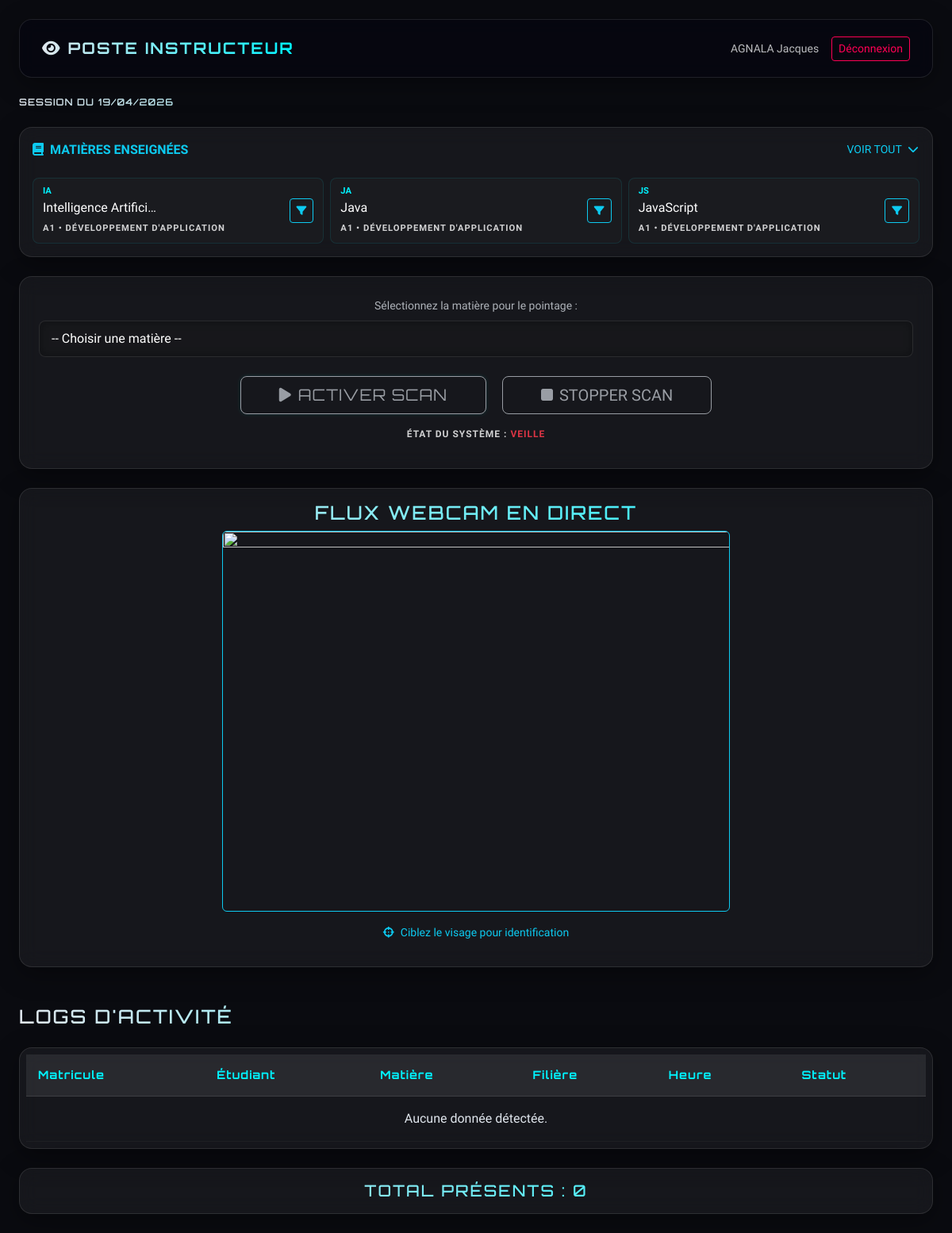
The app's page /dashboard/instructeur/ (signed in) with its own data.
### core/models.py (models this page shows, shortened)
class Utilisateur(AbstractUser):
    ROLE_CHOICES = [
        ('instructeur', 'Instructeur'),  # Ancien: Surveillant
        ('responsable_filiere', 'Responsable de Filière'),  # Ancien: Proviseur
        ('administrateur', 'Administrateur'),
    ]
    nom = models.CharField(max_length=100)
    prenom = models.CharField(max_length=100)
    email = models.EmailField(unique=True)
    role = models.CharField(max_length=30, choices=ROLE_CHOICES, default='instructeur')
    filieres = models.ManyToManyField('attendance.Filiere', blank=True, related_name='utilisateurs')
    date_embauche = models.DateField(default=timezone.now)
    actif = models.BooleanField(default=True)
    class Meta:
        ordering = ['nom', 'prenom']

### attendance/models.py (models this page shows, shortened)
class Matiere(models.Model):
    nom = models.CharField(max_length=150)
    code = models.CharField(max_length=30, unique=True)  # "INFO101", "MATH201"
    description = models.TextField(blank=True)
    filieres = models.ManyToManyField(Filiere, related_name='matieres')
    annee = models.ForeignKey(Annee, on_delete=models.CASCADE, related_name='matieres')
    groupe = models.ForeignKey(Groupe, on_delete=models.SET_NULL, null=True, blank=True,
                              related_name='matieres')  # Optionnel : matière peut être commune
    instructeur = models.ForeignKey('core.Utilisateur', on_delete=models.SET_NULL,
                                   null=True, blank=True, related_name='matieres_enseignees')
    credits = models.IntegerField(default=3)
    heures_total = models.IntegerField(default=30)  # heures de cours prévues
    date_debut = models.DateField(null=True, blank=True)
    date_fin = models.DateField(null=True, blank=True)
    actif = models.BooleanField(default=True)
    class Meta:
        ordering = ['annee', 'nom']
        verbose_name = "Matière"
        verbose_name_plural = "Matières"

class Annee(models.Model):
    ANNEE_CHOICES = [
        (1, 'Année 1'),
        (2, 'Année 2'),
        (3, 'Année 3'),
    ]
    filiere = models.ForeignKey(Filiere, on_delete=models.CASCADE, related_name='annees')
    numero = models.IntegerField(choices=ANNEE_CHOICES)
    annee_academique = models.CharField(max_length=20)  # "2024-2025"
    date_debut = models.DateField()
    date_fin = models.DateField()
    responsable = models.ForeignKey('core.Utilisateur', on_delete=models.SET_NULL,
                                   null=True, blank=True, related_name='annees_responsables')
    class Meta:
        ordering = ['filiere', 'numero']
        unique_together = ['filiere', 'numero', 'annee_academique']
        verbose_name = "Année"
        verbose_name_plural = "Années"

class Filiere(models.Model):
    TYPE_CHOICES = [
        ('licence', 'Licence'),
        ('master', 'Master'),
        ('bts', 'BTS'),
        ('autre', 'Autre'),
    ]
    nom = models.CharField(max_length=100)  # "Informatique", "Gestion"
    code = models.CharField(max_length=20, unique=True)  # "INFO", "GEST"
    type_filiere = models.CharField(max_length=20, choices=TYPE_CHOICES)
    duree = models.IntegerField()  # 2 ou 3 ans
    description = models.TextField(blank=True)
    date_creation = models.DateField(auto_now_add=True)
    actif = models.BooleanField(default=True)
    class Meta:
        ordering = ['nom']
        verbose_name = "Filière"
        verbose_name_plural = "Filières"

### attendance/views.py (the view)
# urls.py: path('dashboard/instructeur/', views.dashboard_instructeur, name='dashboard_instructeur'),
@login_required
def dashboard_instructeur(request):
    if request.user.role != 'instructeur':
        return redirect('attendance:dashboard')
    today = timezone.now().date()
    matieres = Matiere.objects.filter(instructeur=request.user, actif=True).select_related('annee').prefetch_related('filieres')
    matiere_id = request.GET.get('matiere')
    if matiere_id:
        presences = Presence.objects.filter(
            date=today,
            matiere_id=matiere_id,
            matiere__instructeur=request.user
        ).select_related('etudiant', 'matiere').order_by('-heure')
    else:
        presences = Presence.objects.filter(
            date=today,
            matiere__instructeur=request.user
        ).select_related('etudiant', 'matiere').order_by('-heure')
    presents_count = presences.filter(statut='présent').count()
    return render(request, 'attendance/dashboard_instructeur.html', {
        'matieres': matieres,
        'presences': presences,
        'presents_count': presents_count,
        'today': today,
        'matiere_filtre': matiere_id
    })

### attendance/templates/attendance/dashboard_instructeur.html (shortened to what this page needs)
{% extends 'attendance/base.html' %}
{% block content %}
<div class="container-fluid p-4" style="background: #0a0b10; min-height: 100vh;">
    <nav class="navbar navbar-expand-lg glass-panel mb-4 p-3">
        <div class="container-fluid">
            <span class="navbar-brand fw-bold text-info"><i class="fas fa-eye me-2"></i>POSTE INSTRUCTEUR</span>
            <div class="ms-auto d-flex align-items-center">
                <span class="me-3 text-light opacity-75 small">{{ user.nom }} {{ user.prenom }}</span>
                <a href="{% url 'attendance:logout' %}" class="btn btn-neon-red btn-sm">Déconnexion</a>
            </div>
        </div>
    </nav>
    <h4 class="mb-4 text-muted small tracking-widest text-uppercase">SESSION DU {{ today|date:"d/m/Y" }}</h4>
    <div class="glass-panel p-3 mb-4">
        <div class="d-flex justify-content-between align-items-center mb-3">
            <h6 class="m-0 text-info fw-bold"><i class="fas fa-book me-2"></i>MATIÈRES ENSEIGNÉES</h6>
            {% if matieres|length > 3 %}
            <button class="btn btn-link btn-sm text-info p-0 text-decoration-none shadow-none" type="button" data-bs-toggle="collapse" data-bs-target="#moreMatieres" aria-expanded="false" id="toggleMatieres">
                VOIR TOUT <i class="fas fa-chevron-down ms-1"></i>
            </button>
            {% endif %}
        </div>
        {% if matieres %}
        <div class="row g-2">
            {% for matiere in matieres|slice:":3" %}
            <div class="col-md-6 col-lg-4">
                <div class="matiere-card d-flex justify-content-between align-items-center">
                    <div>
                        <span class="matiere-code">{{ matiere.code }}</span>
                        <p class="matiere-name mb-0">{{ matiere.nom }}</p>
                        <small class="text-muted" style="font-size: 0.7rem;">
                            A{{ matiere.annee.numero }} • {% for f in matiere.filieres.all %}{{ f.nom }}{% if not forloop.last %}, {% endif %}{% endfor %}
                        </small>
                    </div>
                    <button class="btn btn-sm btn-outline-info p-1 px-2" onclick="filterByMatiere('{{ matiere.id }}')" title="Filtrer">
                        <i class="fas fa-filter" style="font-size: 0.8rem;"></i>
                    </button>
                </div>
            </div>
            {% endfor %}
        </div>
        {% else %}
            <p class="text-muted text-center py-3 small">Aucune matière assignée.</p>
        {% endif %}
    </div>
    <div class="glass-panel p-4 text-center mb-4">
        <div class="mb-3">
            <label for="matiereSelect" class="form-label text-light small opacity-75">Sélectionnez la matière pour le pointage :</label>
            <select id="matiereSelect" class="form-select glass-select">
                <option value="">-- Choisir une matière --</option>
            </select>
        </div>
        <button id="startBtn" class="btn btn-neon btn-lg px-5 mx-2" disabled><i class="fas fa-play me-2"></i>ACTIVER SCAN</button>
        <button id="stopBtn" class="btn btn-neon-red btn-lg px-5 mx-2" disabled><i class="fas fa-stop me-2"></i>STOPPER SCAN</button>
        <p id="statusMsg" class="mt-3 fw-bold text-muted">ÉTAT DU SYSTÈME : <span class="text-danger">VEILLE</span></p>
    </div>
    <div class="video-section glass-panel p-3 text-center mb-5">
        <h4>Flux webcam en direct</h4>
        <div class="position-relative d-inline-block">
            <img id="videoStream" src="{% url 'attendance:video_feed' %}" width="640" height="480" class="img-fluid rounded border border-info">
        </div>
        <p class="mt-3 text-info small"><i class="fas fa-crosshairs me-2"></i>Ciblez le visage pour identification</p>
    </div>
    <h4 class="mb-3">LOGS D'ACTIVITÉ{% if matiere_filtre %} - FILTRÉ{% endif %}</h4>
    <div class="table-responsive glass-panel p-2">
        <table class="custom-table">
            <thead>
                <tr>
                    <th>Matricule</th>
                    <th>Étudiant</th>
                    <th>Matière</th>
                    <th>Filière</th>
                    <th>Heure</th>
                    <th>Statut</th>
                </tr>
            </thead>
            <tbody>
                {% for presence in presences %}
                <tr>
                    <td>{{ presence.etudiant.matricule }}</td>
                    <td>{{ presence.etudiant.nom }} {{ presence.etudiant.prenom }}</td>
                    <td>{{ presence.matiere.nom }}</td>
                    <td>{{ presence.filiere.nom }}</td>
                    <td>{{ presence.heure|time:"H:i" }}</td>
                    <td>
                        {% if presence.statut == 'présent' or presence.statut == 'present' %}
                            <span class="badge-glow badge-success">PRÉSENT</span>
                        {% else %}
                            <span class="badge-glow badge-danger">ABSENT</span>
                        {% endif %}
                    </td>
                </tr>
                {% empty %}
                <tr>
                    <td colspan="6" class="text-center py-3">Aucune donnée détectée.</td>
                </tr>
                {% endfor %}
            </tbody>
        </table>
    </div>
    <div class="glass-panel mt-4 p-3 text-center">
        <h5 class="m-0">TOTAL PRÉSENTS : <span class="text-info">{{ presents_count }}</span></h5>
    </div>
</div>
{% endblock %}

### attendance/templates/attendance/base.html (shortened to what this page needs)
{% load static %}
<!DOCTYPE html>
<html lang="fr">
<head>
    <link href="https://cdn.jsdelivr.net/npm/bootstrap@5.3.0/dist/css/bootstrap.min.css" rel="stylesheet">
    <link rel="stylesheet" href="https://cdnjs.cloudflare.com/ajax/libs/font-awesome/6.4.0/css/all.min.css">
    <link rel="stylesheet" href="{% static 'css/futuristic.css' %}">
</head>
<body>
    {% block content %}{% endblock %}
</body>
</html>

### attendance/static/css/futuristic.css (style rules this page uses)
:root { --bg-dark: #050510; --glass-bg: rgba(255, 255, 255, 0.05); --glass-border: rgba(255, 255, 255, 0.1); --neon-blue: #00f3ff; --neon-purple: #bc13fe; --neon-green: #0aff68; --neon-red: #ff0055; --text-main: #e0e6ed; --text-muted: #94a3b8; }
body { background-color: var(--bg-dark); background-image: radial-gradient(circle at 10% 20%, rgba(188, 19, 254, 0.1) 0%, transparent 40%), radial-gradient(circle at 90% 80%, rgba(0, 243, 255, 0.1) 0%, transparent 40%); color: var(--text-main); font-family: 'Rajdhani', sans-serif; min-height: 100vh; }
h1, h2, h3, h4, h5, .navbar-brand { font-family: 'Orbitron', sans-serif; letter-spacing: 2px; text-transform: uppercase; background: linear-gradient(90deg, var(--text-main), var(--neon-blue)); -webkit-background-clip: text; -webkit-text-fill-color: transparent; }
.glass-panel { background: var(--glass-bg); backdrop-filter: blur(12px); -webkit-backdrop-filter: blur(12px); border: 1px solid var(--glass-border); border-radius: 16px; box-shadow: 0 8px 32px 0 rgba(0, 0, 0, 0.37); transition: transform 0.3s ease, box-shadow 0.3s ease; }
.navbar { background: rgba(5, 5, 16, 0.8) !important; backdrop-filter: blur(10px); border-bottom: 1px solid var(--glass-border); }
.btn-neon { background: transparent; border: 1px solid var(--neon-blue); color: var(--neon-blue); font-family: 'Orbitron', sans-serif; text-transform: uppercase; letter-spacing: 1px; position: relative; overflow: hidden; transition: all 0.3s; box-shadow: 0 0 5px rgba(0, 243, 255, 0.2); }
.btn-neon-red { border-color: var(--neon-red); color: var(--neon-red); }
.form-control, .form-select { background: rgba(0, 0, 0, 0.3); border: 1px solid var(--glass-border); color: var(--text-main); border-radius: 8px; }
.custom-table { width: 100%; border-collapse: separate; border-spacing: 0; color: var(--text-main); }
.custom-table thead { background: rgba(255, 255, 255, 0.08); }
.custom-table th { padding: 15px; font-family: 'Orbitron', sans-serif; font-size: 0.9rem; letter-spacing: 1px; color: var(--neon-blue); border-bottom: 1px solid var(--glass-border); }
.custom-table td { padding: 15px; border-bottom: 1px solid rgba(255, 255, 255, 0.03); vertical-align: middle; }
.glass-input, .glass-textarea, .glass-select { background: var(--glass-bg) !important; border: 1px solid var(--glass-border) !important; border-radius: 8px !important; color: var(--text-main) !important; padding: 10px 15px !important; backdrop-filter: blur(8px) !important; -webkit-backdrop-filter: blur(8px) !important; transition: border-color 0.3s ease, box-shadow 0.3s ease !important; font-family: 'Rajdhani', sans-serif !important; }
.glass-select { background-position: right 0.75rem center !important; background-repeat: no-repeat !important; background-size: 1rem !important; padding-right: 2.5rem !important; }
.form-label { color: var(--text-main) !important; font-weight: 500 !important; margin-bottom: 8px !important; font-family: 'Rajdhani', sans-serif !important; }
.mb-3 { margin-bottom: 1.5rem !important; }

### attendance/templates/attendance/dashboard_instructeur.html (style rules this page uses)
.matiere-card { background: rgba(255, 255, 255, 0.02); border: 1px solid rgba(0, 243, 255, 0.1); border-radius: 8px; padding: 8px 12px; transition: 0.3s; }
.text-muted { color: rgba(255, 255, 255, 0.8) !important; font-size: 0.75rem; text-transform: uppercase; letter-spacing: 1px; font-weight: 600; margin-bottom: 10px; }
.matiere-code { color: #00f3ff; font-weight: 800; font-size: 0.7rem; display: block; }
.matiere-name { color: #fff; font-size: 1rem; font-weight: 500; white-space: nowrap; overflow: hidden; text-overflow: ellipsis; max-width: 150px; }
.glass-select { background: rgba(0,0,0,0.3) !important; color: white !important; border: 1px solid rgba(255,255,255,0.1) !important; }

### records on screen
Utilisateur: nom "AGNALA", prenom "Jacques"
Matiere: code "IA", nom "Intelligence Artifici…", annee.numero "1"
Filiere: nom "DÉVELOPPEMENT D'APPLICATION"
Matiere: code "JA", nom "Java", annee.numero "1"
Matiere: code "JS", nom "JavaScript", annee.numero "1"

### other values on screen
{{ presents_count }} "0"
